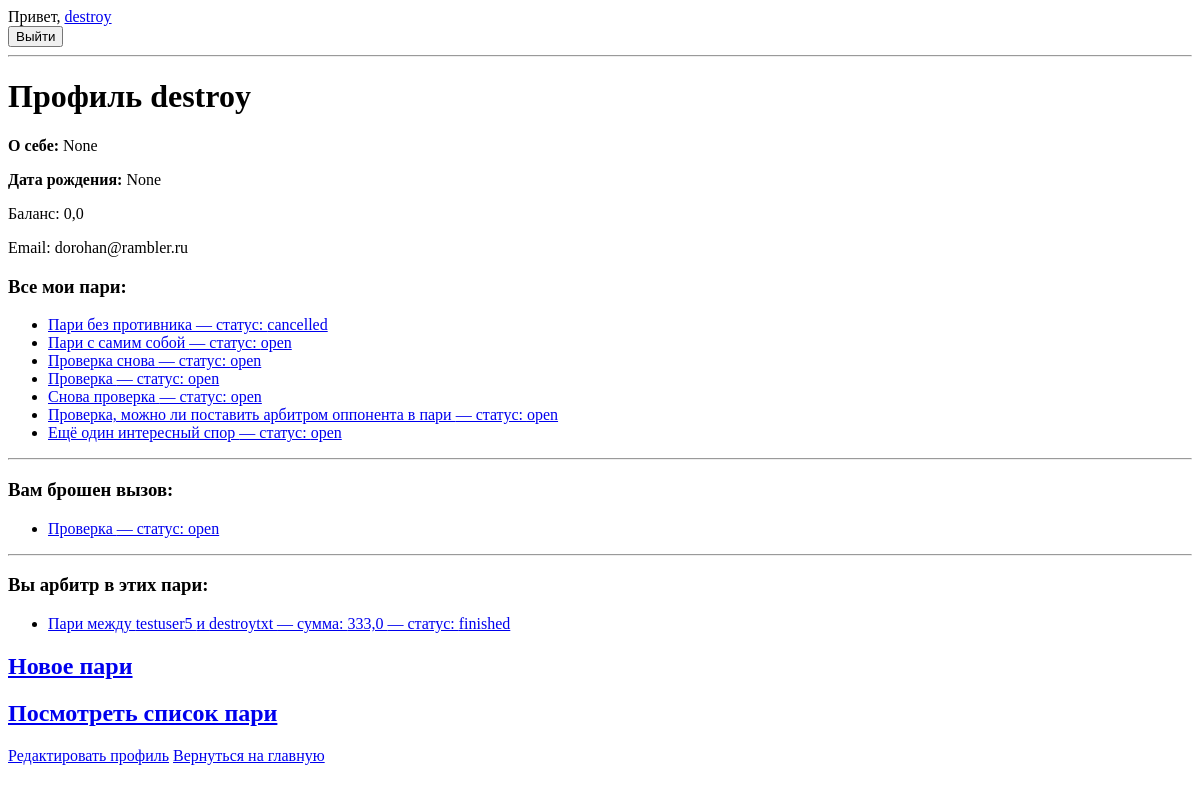
Before: /profile/ (signed in) with the older database file.
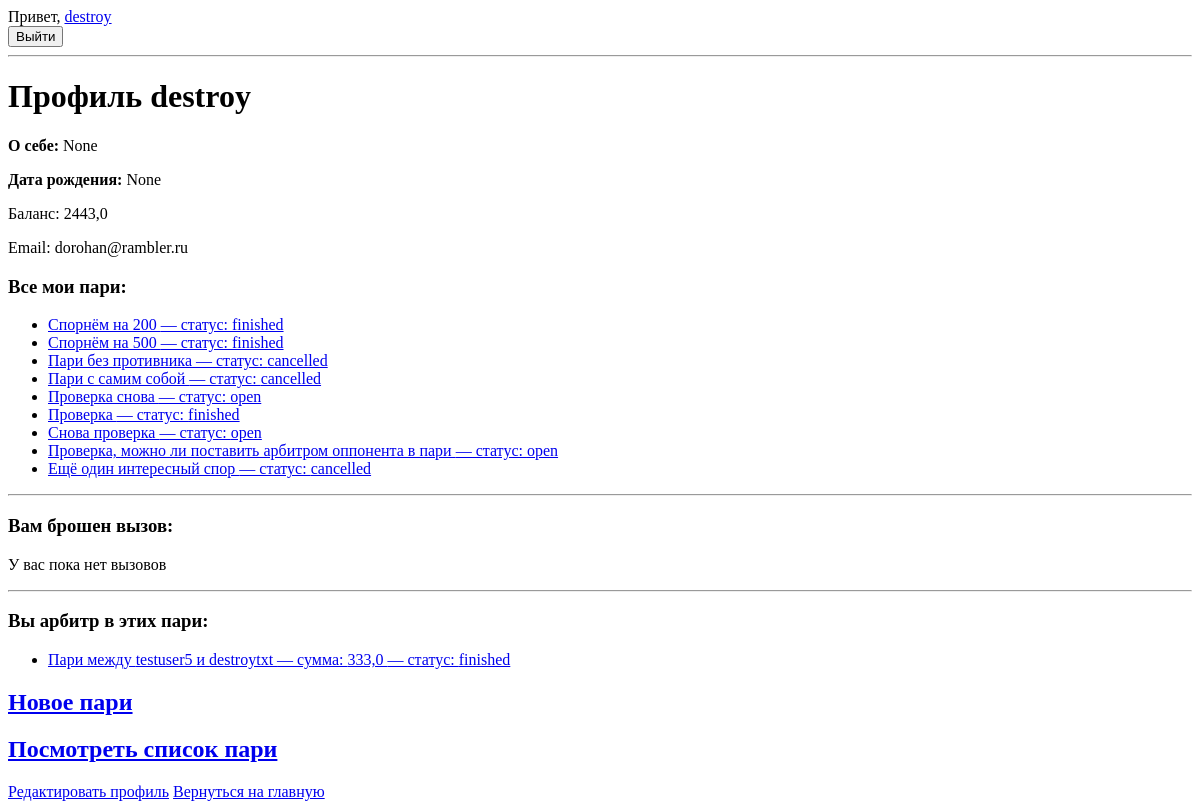
After: the same page with the newer database file.
### bets/models.py (models this page shows, shortened)
class User(AbstractUser):
    bio = models.TextField(blank=True, null=True, verbose_name='О себе')
    birth_date = models.DateField(blank=True, null=True)
    balance = models.DecimalField(
        max_digits=10,
        decimal_places=1,
        default=1000,
        verbose_name='Баланс',
    )

class Bet(models.Model):
    STATUS_CHOICES = [
        ('open', 'Открыто'),
        ('accepted', 'Принято'),
        ('finished', 'Завершено'),
        ('declined', 'Отклонено'),
        ('cancelled', 'Отменено'),
    ]
    creator = models.ForeignKey(
        User, on_delete=models.CASCADE,
        related_name='bets_created',
        verbose_name='Создатель пари'
    )
    opponent = models.ForeignKey(
        User, on_delete=models.SET_NULL,
        null=True, blank=True,
        related_name='bets_joined',
        verbose_name='Противник'
    )
    opponent_accepted = models.BooleanField(default=False)
    arbiter = models.ForeignKey(
        User,
        on_delete=models.SET_NULL,
        null=True,
        blank=True,
        related_name='bets_arbitrated',
        verbose_name='Арбитр'
    )
    description = models.TextField(verbose_name='Описание пари')
    amount = models.DecimalField(
        max_digits=10, decimal_places=1,
        verbose_name='Сумма пари'
    )
    status = models.CharField(
        max_length=10, choices=STATUS_CHOICES,
        default='open', verbose_name='Статус'
    )
    arbiter_has_changed_status = models.BooleanField(default=False)
    winner = models.ForeignKey(
        User, on_delete=models.SET_NULL,
        null=True, blank=True,
        related_name='bets_won',
        verbose_name='Победитель'
    )
    deadline = models.DateTimeField(
        verbose_name='Срок пари',
        null=True, blank=True,
        help_text='Дата и время, до которого пари действует'
    )
    created_at = models.DateTimeField(auto_now_add=True,
                                      verbose_name='Дата создания')
    class Meta:
        ordering = ['-created_at']

### bets/views.py (the view)
# urls.py: path('profile/', profile_view, name='profile'),
@login_required
def profile_view(request):
    user = request.user
    user_bets = (Bet.objects.filter(creator=user)
                 | Bet.objects.filter(opponent=user))
    challenge_thrown_bets = Bet.objects.filter(opponent=user, status='open')
    arbitrated_bets = Bet.objects.filter(arbiter=user)
    if request.method == 'POST':
        form = BetForm(request.POST, user=request.user)
        if form.is_valid():
            bet = form.save(commit=False)
            bet.creator = user
            bet.save()
            return redirect('profile')
    else:
        form = BetForm(user=request.user)
    context = {
        'user': user,
        'bets': user_bets,
        'challenge_thrown_bets': challenge_thrown_bets,
        'arbitrated_bets': arbitrated_bets,
        'form': form,
    }
    return render(request, 'user/profile.html', context)

### templates/user/profile.html
{% extends 'base.html' %}
{% block content %}
  <h1>Профиль {{ user.username }}</h1>
  <p><strong>О себе:</strong> {{ user.bio }}</p>
  <p><strong>Дата рождения:</strong> {{ user.birth_date }}</p>
  <p>Баланс: {{ user.balance }}</p>
  <p>Email: {{ user.email }}</p>
  <h3>Все мои пари:</h3>
  {% if bets %}
    <ul>
      {% for bet in bets %}
        <li>
          <a href="{% url 'bets:bet_detail' bet.id %}">
            {{ bet.description }} — статус: {{ bet.status }}
          </a>
        </li>
      {% endfor %}
    </ul>
  {% else %}
    <p>У вас пока нет пари</p>
  {% endif %}
  <hr>
    <h3>Вам брошен вызов:</h3>
  {% if challenge_thrown_bets %}
    <ul>
      {% for bet in challenge_thrown_bets %}
        <li>
          <a href="{% url 'bets:bet_detail' bet.id %}">
            {{ bet.description }} — статус: {{ bet.status }}
          </a>
        </li>
      {% endfor %}
    </ul>
  {% else %}
    <p>У вас пока нет вызовов</p>
  {% endif %}
  <hr>
  <h3>Вы арбитр в этих пари:</h3>
  <ul>
    {% for bet in arbitrated_bets %}
      <li>
        <a href="{% url 'bets:bet_detail' bet.id %}">
        Пари между {{ bet.creator.username }} и {{ bet.opponent.username }} —
        сумма: {{ bet.amount }} — статус: {{ bet.status }}
        </a>
      </li>
    {% empty %}
      <li>Вы пока не назначены арбитром ни в одном пари.</li>
    {% endfor %}
</ul>
  <h2><a href="{% url 'bets:create_bet' %}">Новое пари</a></h2>
  <h2><a href="{% url 'bets:list' %}">Посмотреть список пари</a></h2>
  <a href="{% url 'edit_profile' %}">Редактировать профиль</a>
  <a href="{% url 'homepage' %}">Вернуться на главную</a>
{% endblock %}

### templates/base.html (shortened to what this page needs)
<!DOCTYPE html>
<html>
<head>
</head>
<body>
  <nav>
    {% if user.is_authenticated %}
      Привет, <a href="{% url 'profile' %}">{{ user.username }}</a>
        <form method="post" action="{% url 'logout' %}">
          <button type="submit">Выйти</button>
        </form>
    {% else %}
      <a href="{% url 'login' %}">Вход</a> |
      <a href="{% url 'registration' %}">Регистрация</a>
    {% endif %}
  </nav>
  <hr>
  {% block content %}
  {% endblock %}
</body>
</html>

Changed rows visible on the page:
no longer on one of the page's lists (row edited): Bet: description "Проверка", status "open"
changed User "destroy": balance "0,0" → "2443,0"
added Bet: description "Спорнём на 200", status "finished", shown under "Все мои пари:"
added Bet: description "Спорнём на 500", status "finished", shown under "Все мои пари:"
changed Bet "Пари с самим собой": status "open" → "cancelled"
changed Bet "Проверка": status "open" → "finished"
changed Bet "Ещё один интересный спор": status "open" → "cancelled"
Other visible differences:
text now shown: "У вас пока нет вызовов"
